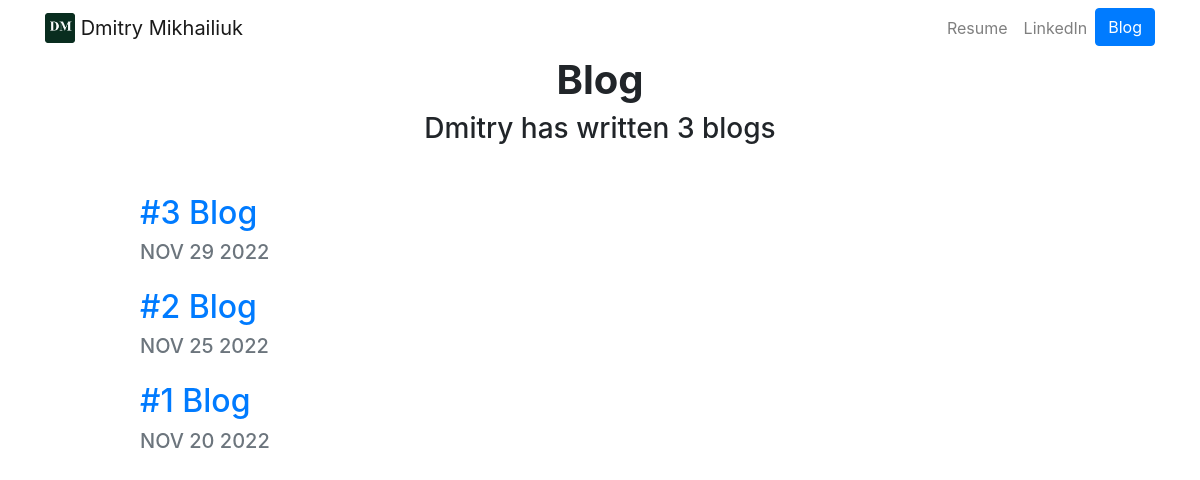
Screenshot of /blog/ with the database file from the repository.
### blog/models.py (models this page shows, shortened)
class Blog(models.Model):
	title = models.CharField(max_length=200)
	discription = models.TextField()
	date = models.DateField()

### blog/views.py (the view)
# urls.py: path('', views.all_blogs, name='all_blogs'),
def all_blogs(request):
	blogs = Blog.objects.order_by('-date')
	return render(request, 'blog/all_blogs.html', {'blogs':blogs})

### blog/templates/blog/all_blogs.html (shortened to what this page needs)
{% extends "portfolio/base.html" %}
{% load static %}
{% block content %}
<h1 id="blogtitle" class="font-weight-bold text-center">Blog</h1>
<h3 class="text-center mb-5">Dmitry has written {{ blogs.count }} blog{{ blogs.count|pluralize }}</h3>
{% for blog in blogs %}
<div class="row justify-content-center my-3">
  <div class="col-md-10">
    <a href="{% url 'blog:detail' blog.id %}">
      <h2>{{ blog.title }}</h2>
    </a>
    <h5 class="text-muted">{{ blog.date|date:'M d Y'|upper }}</h5>
  </div>
</div>
{% endfor %}
{% endblock %}

### rows the page displays
Blog: title "#3 Blog", date "NOV 29 2022"
Blog: title "#2 Blog", date "NOV 25 2022"
Blog: title "#1 Blog", date "NOV 20 2022"

### other values shown
{{ blogs.count }} "3"
